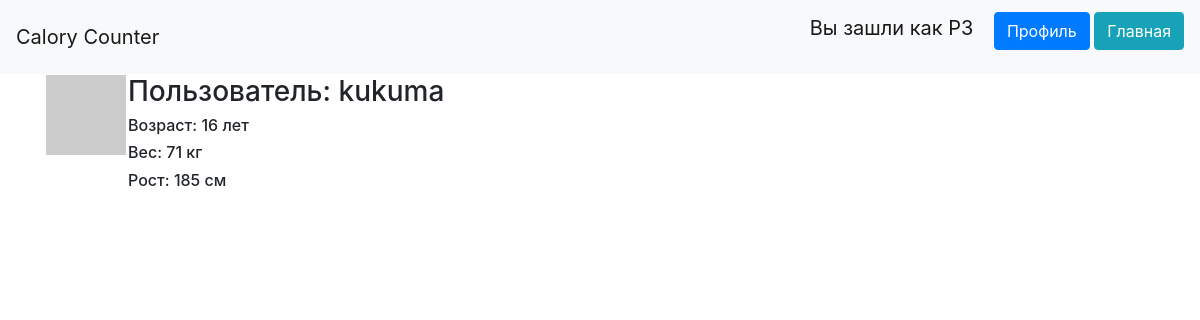
Page /profile/1 (signed in) on the committed database.
### data/users.py (models this page shows, shortened)
class User(SqlAlchemyBase, UserMixin, SerializerMixin):
    __tablename__ = 'users'
    id = sqlalchemy.Column(sqlalchemy.Integer,
                           primary_key=True, autoincrement=True)
    name = sqlalchemy.Column(sqlalchemy.String, nullable=True)
    about = sqlalchemy.Column(sqlalchemy.String, nullable=True)
    email = sqlalchemy.Column(sqlalchemy.String,
                              index=True, unique=True, nullable=True)
    age = sqlalchemy.Column(sqlalchemy.Integer)
    weight = sqlalchemy.Column(sqlalchemy.Integer)
    height = sqlalchemy.Column(sqlalchemy.Integer)
    gender = sqlalchemy.Column(sqlalchemy.String)
    hashed_password = sqlalchemy.Column(sqlalchemy.String, nullable=True)
    created_date = sqlalchemy.Column(sqlalchemy.DateTime,
                                     default=datetime.datetime.now)
    entered_details = sqlalchemy.Column(sqlalchemy.Boolean, default=False)
    activities = orm.relation("Activities", back_populates='user')
    points = orm.relation("Points", back_populates='user')
    def avatar(self, size):
        path = f"static/img/avatar/{self.id}.jpg"
        if os.path.exists(path):
            return url_for('static', filename=f'img/avatar/{self.id}.jpg')
        digest = md5(self.email.lower().encode('utf-8')).hexdigest()
        return 'https://www.gravatar.com/avatar/{}?d=identicon&s={}'.format(digest, size)

### main.py (the view)
@app.route('/profile/<int:id>', methods=['GET', 'POST'])
def profile(id):
    db_sess = db_session.create_session()
    user = db_sess.query(User).get(id)
    if user is None:
        return abort(404)
    if current_user.is_anonymous:
        is_current = False
    else:
        is_current = id == current_user.id
    if is_current and request.method == 'POST':
        f = request.files['avatar']
        with open(f'static/img/avatar/{current_user.id}.jpg', mode='wb') as g:
            g.write(f.read())
            current_user.change_avatar(128)
    return render_template('profile.html', title='Profile', user=user, is_current=is_current)

### data/db_session.py (called while the page is built)
def create_session() -> Session:
    global __factory
    return __factory()

### main.py (called while the page is built)
@login_manager.user_loader
def load_user(user_id):
    db_sess = db_session.create_session()
    return db_sess.query(User).get(user_id)

### templates/profile.html (shortened to what this page needs)
{% extends "base.html" %}
{% block content %}
<table>
    <tr valign="top">
        <td><img src="{{ user.avatar(128) }}"></td>
        <td>
            <h3>Пользователь: {{ user.name }}</h3>
            <h6>Возраст: {{ user.age }} лет</h6>
            <h6>Вес: {{ user.weight }} кг</h6>
            <h6>Рост: {{ user.height }} см</h6>
        </td>
    </tr>
</table>
{% endblock %}

### templates/base.html (shortened to what this page needs)
<!doctype html>
<html lang="en">
<head>
    <link rel="stylesheet"
          href="https://stackpath.bootstrapcdn.com/bootstrap/4.4.1/css/bootstrap.min.css"
>
    <link rel="stylesheet" type="text/css" href="{{ style }}" />
</head>
<body>
<header>
    <nav class="navbar navbar-light bg-light">
        <a class="navbar-brand" href="/">Calory Counter</a>
        {% if current_user.is_authenticated %}
            <p>
                <a class="navbar-brand" href="/logout">Вы зашли как {{ current_user.name }}</a>
                <a class="btn btn-primary" href="/profile/{{current_user.id}}">Профиль</a>
                <a class="btn btn-info" href="/">Главная</a>
            </p>
        {% else %}
            <p>
                <a class="btn btn-primary " href="/register">Зарегистрироваться</a>
                <a class="btn btn-success" href="/login">Войти</a>
            </p>
        {% endif %}
    </nav>
</header>
<main role="main" class="container">
    {% block content %}{% endblock %}
</main>
</body>
</html>

### rows in the picture
User: name "P3"
User: name "kukuma", age "16", weight "71", height "185"
